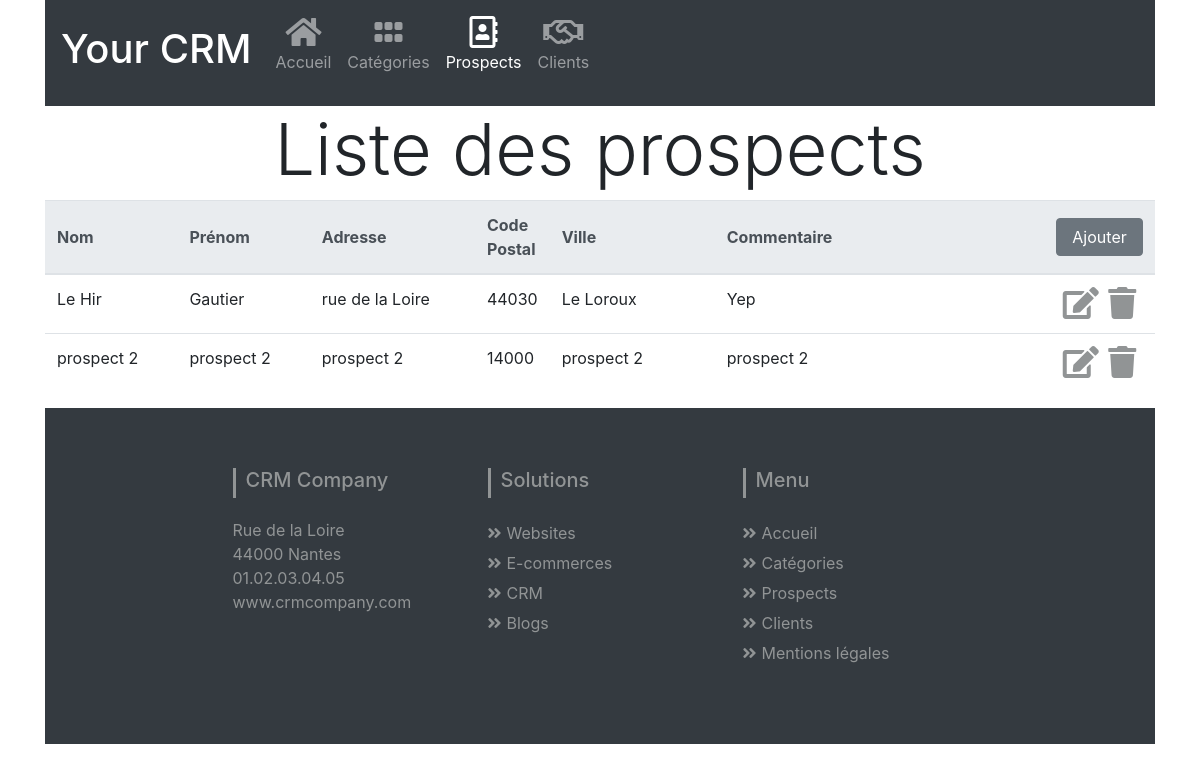
Screenshot of /index.php?controller=prospect&action=getTable with the database file from the repository.
### tables this page shows
CREATE TABLE IF NOT EXISTS `user` (
  `usId` int(11) NOT NULL AUTO_INCREMENT,
  `usFirstname` varchar(45) NOT NULL,
  `usLastname` varchar(45) NOT NULL,
  `usAddress` varchar(45) NOT NULL,
  `usPostcode` varchar(11) NOT NULL,
  `usCity` varchar(45) NOT NULL,
  `usComment` mediumtext NOT NULL,
  `catId` int(11) NOT NULL,
  `usModifTime` datetime NOT NULL,
  PRIMARY KEY (`usId`),
  KEY `user_category_FK` (`catId`)
);

### index.php (called while the page is built, shortened)
<?php
    require_once "controller/ProspectController.php";
    dispatch();
    function dispatch() {
        $actionGet = (isset($_GET['action']))? $_GET['action'] : 'getTable';
        $actionGet = $actionGet.'ActionFromGet';
        $currentController = new $controllerGet();
        $currentController->$actionGet();
    }

### model/ModelInChief.php (called while the page is built, shortened)
<?php
class ModelInChief {
    public function __construct(){
        try {
            $this->dbConnect = new PDO("mysql:host=".HOST.";dbname=".BASE,USER,PASSWORD);
        } catch (Exception $e) {
            echo 'Erreur : ' . $e->getMessage();
        }
    }
}

### model/ProspectModel.php (called while the page is built, shortened)
<?php
require_once "model/ModelInChief.php";
class ProspectModel extends ModelInChief {
    public function getProspTable() {
        $this->request = 'SELECT * from user WHERE catId=1 ORDER BY usLastname';
        $requestResult = $this->dbConnect->query($this->request);
        $prospTable = array();
        if ($requestResult){
            $prospTable = $requestResult->fetchAll(PDO::FETCH_ASSOC);
        }
        return $prospTable;
    }
}

### view/prospclientview/prospview/table/ProspectTableView.php (the view, shortened to what this page needs)
<?php
class ProspectTableView extends ProspectView {
    public function tablePrepare($tableData){
        $this->pageContent .= file_get_contents('public/html/prospclient/table/prospclienttabletop.html');
        foreach($tableData as $row) {
            $row = $this->htmlCharConvert($row);
            $this->pageContent .=
                                '<tr>'.
                                    "<td class='overflow-auto'>$row[usLastname]</td>
                                    <td class='overflow-auto'>$row[usFirstname]</td>
                                    <td class='overflow-auto'>$row[usAddress]</td>
                                    <td class='overflow-auto'>$row[usPostcode]</td>
                                    <td class='overflow-auto'>$row[usCity]</td>
                                    <td class='overflow-auto'>$row[usComment]</td>
                                    <td class='text-center editdeleteicons'>
                                        <a class='text-white' href='index.php?controller=prospect&action=edit&catId=$row[catId]&usId=$row[usId]&usLastname=$row[usLastname]&usFirstname=$row[usFirstname]&usAddress=$row[usAddress]&usPostcode=$row[usPostcode]&usCity=$row[usCity]&usComment=$row[usComment]'>".
                                            '<i class="fas fa-edit fa-2x"></i>
                                        </a>
                                        <div class="iconspacer"></div>'.
                                        "<a href='index.php?controller=prospect&action=delete&catId=$row[catId]&usId=$row[usId]&usLastname=$row[usLastname]&usFirstname=$row[usFirstname]&usAddress=$row[usAddress]&usPostcode=$row[usPostcode]&usCity=$row[usCity]&usComment=$row[usComment]'>".
                                            '<i class="fas fa-trash fa-2x"></i>
                                        </a>
                                    </td>
                                </tr>';
                }
        $this->pageContent .= file_get_contents('public/html/prospclient/table/prospclienttablebottom.html');
    }
}

### controller/ProspectController.php (shortened to what this page needs)
<?php
require_once "view/prospclientview/prospview/table/ProspectTableView.php";
require_once "model/ProspectModel.php";
class ProspectController  extends ControllerInChief{
    private $prospectTableView;
    private $prospectModel;
    private $postGather;
    public function __construct() {
        $this->prospectTableView = new ProspectTableView();
        $this->prospectModel = new ProspectModel();
        $this->postGather = (isset($_POST))? $_POST : null;
    }
    public function getTableActionFromGet(){
        if(empty($this->postGather)){
            $this->realGetTable();
        }
    }
    public function realGetTable(){
        $tableData = $this->prospectModel->getProspTable();
        $this->prospectTableView->tablePrepare($tableData);
    }
}

### view/ViewInChief.php
<?php
class ViewInChief {
    protected $pageContent;
    public function __construct() {
        $this->pageContent = file_get_contents('public/html/head.html');
        $this->pageContent .= file_get_contents('public/html/nav.html');
    }
    protected function pageSetup($pageSettings){
        $this->pageContent = str_replace("{pageTitle}",         $pageSettings["pageTitle"],         $this->pageContent);
        $this->pageContent = str_replace("{activeHome}",        $pageSettings["activeHome"],        $this->pageContent);
        $this->pageContent = str_replace("{activeCat}",         $pageSettings["activeCat"],         $this->pageContent);
        $this->pageContent = str_replace("{activeProsp}",       $pageSettings["activeProsp"],       $this->pageContent);
        $this->pageContent = str_replace("{activeClient}",      $pageSettings["activeClient"],      $this->pageContent);
    }
    protected function htmlCharConvert($arrayToConvert){
        foreach ($arrayToConvert as $key => $value) {
            $arrayToConvert[$key] = htmlentities($value, ENT_QUOTES);
        }
        return $arrayToConvert;
    }
    protected function tableSetup($tableSettings){
        $this->pageContent = str_replace("{tableTitle}",        $tableSettings["tableTitle"],       $this->pageContent);
        $this->pageContent = str_replace("{addLink}",           $tableSettings["addLink"],          $this->pageContent);
        $this->pageContent = str_replace("{addLinkText}",       $tableSettings["addLinkText"],      $this->pageContent);
    }
    protected function pageDisplay(){
        $this->pageContent .= file_get_contents('public/html/footer.html');
        echo $this->pageContent;
    }
}

### public/css/styles.css (style rules this page uses)
nav i { display: inline-block; width: 100%; text-align: center; }
main table i { color: #919495; }
@media (width >= 990px) { #prospectnclientlist #namecolumn { width: 12%; } }
@media (width >= 990px) { #prospectnclientlist #familynamecolumn { width: 12%; } }
@media (width >= 990px) { #prospectnclientlist #adresscolumn { width: 15%; } }
@media (width >= 990px) { #prospectnclientlist #postcodecolumn { width: 5%; } }
@media (width >= 990px) { #prospectnclientlist #citycolumn { width: 15% } }
@media (width >= 990px) { #prospectnclientlist #commentcolumn { width: 30%; } }
@media (width >= 990px) { #prospectnclientlist #buttonscolumn { width: 10%; } }
footer { padding: 60px; }
footer h5 { padding-left: 10px; border-left: 3px solid #919495; padding-bottom: 6px; margin-bottom: 20px; color: #919495; }
footer li { color: #919495; }
footer a { color: #919495; text-decoration: none !important; background-color: transparent; -webkit-text-decoration-skip: objects; }
.footer-links ul.quick-links li { padding: 3px 0; -webkit-transition: .5s all ease; -moz-transition: .5s all ease; transition: .5s all ease; }
.footer-links ul.quick-links li a i { margin-right: 5px; }

### rows the page displays
user: usLastname "Le Hir", usFirstname "Gautier", usAddress "rue de la Loire", usPostcode "44030", usCity "Le Loroux", usComment "Yep"
user: usLastname "prospect 2", usFirstname "prospect 2", usAddress "prospect 2", usPostcode "14000", usCity "prospect 2", usComment "prospect 2"
